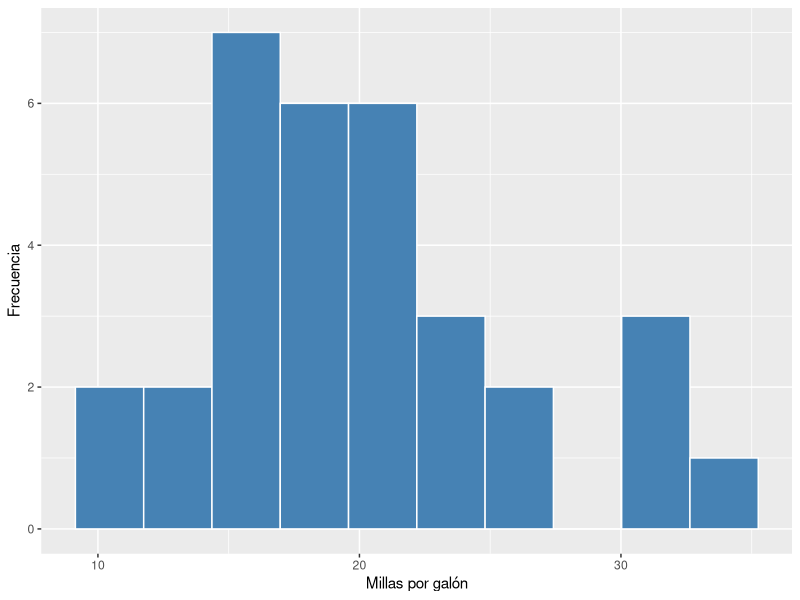

Generate this figure with R:
## ---- chunk 1
2 + 3 * 4
sqrt(16)
10 %% 3   # resto de la división
## ---- chunk 2
x <- 5
y <- x^2
y
## ---- chunk 3
class(3.14)        # numeric
class(5L)          # integer
class("hola")      # character
class(TRUE)        # logical
## ---- chunk 4
edades <- c(21, 19, 23, 20, 22)
mean(edades)
edades[2]          # segundo elemento
edades[edades > 20]
## ---- chunk 5
grupo <- factor(c("A", "B", "A", "C", "B"))
levels(grupo)
table(grupo)
## ---- chunk 6
head(mtcars)
str(mtcars)
## ---- chunk 7
mtcars$mpg[1:5]
mtcars[1:3, c("mpg", "cyl")]
## ---- chunk 8
library(tidyverse)
## ---- chunk 9
summary(mtcars$mpg)
## ---- chunk 10
#| label: fig-hist-mpg
#| fig-cap: "Distribución del consumo (millas por galón)."
ggplot(mtcars, aes(x = mpg)) +
  geom_histogram(bins = 10, fill = "steelblue", color = "white") +
  labs(x = "Millas por galón", y = "Frecuencia")
## ---- chunk 11
resumen_basico <- function(x, na.rm = TRUE) {
  c(n = sum(!is.na(x)), media = mean(x, na.rm = na.rm), desv_tipica = sd(x, na.rm = na.rm))
}
resumen_basico(mtcars$mpg)
sapply(mtcars[, c("mpg", "hp", "wt")], resumen_basico)
## ---- chunk 12
x <- c(3, -1, 4, -1, 5)
if (any(x < 0)) "hay negativos" else "todos positivos"
ifelse(x < 0, 0, x)                       # versión vectorizada
for (i in seq_along(x)) if (x[i] < 0) cat("posición", i, "negativa\n")
## ---- chunk 13
v <- runif(1e6)
t_bucle <- system.time({ s <- 0; for (i in seq_along(v)) s <- s + v[i]^2 })["elapsed"]
t_vec   <- system.time(sum(v^2))["elapsed"]
c(bucle = t_bucle, vectorizado = t_vec)
## ---- chunk 14
resultado <- list(media = 3.2, grupos = c("A", "B"), tabla = head(mtcars, 2))
resultado$grupos
resultado[["media"]]
map_dbl(mtcars[, 1:4], mean)
## ---- chunk 15
mtcars |> summarise(across(c(mpg, hp, wt), list(media = mean, sd = sd)))
## ---- chunk 16
A <- matrix(c(2, 1, 1, 3), nrow = 2)
b <- c(1, 2)

A %*% A
det(A)
solve(A, b)          # solución de A x = b
solve(A) %*% A       # identidad
eigen(A)
## ---- chunk 17
set.seed(42); runif(3)
set.seed(42); runif(3)
